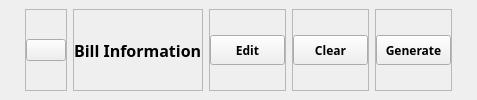
                                   <widget class="QWidget" name="wrapPresetHeader" native="true">
                                    <layout class="QVBoxLayout" name="verticalLayout_52">
                                     <property name="spacing">
                                      <number>6</number>
                                     </property>
                                     <property name="leftMargin">
                                      <number>25</number>
                                     </property>
                                     <property name="topMargin">
                                      <number>9</number>
                                     </property>
                                     <property name="rightMargin">
                                      <number>25</number>
                                     </property>
                                     <property name="bottomMargin">
                                      <number>9</number>
                                     </property>
                                     <item>
                                      <widget class="QWidget" name="widget_24" native="true">
                                       <layout class="QHBoxLayout" name="horizontalLayout_13">
                                        <property name="leftMargin">
                                         <number>0</number>
                                        </property>
                                        <property name="topMargin">
                                         <number>0</number>
                                        </property>
                                        <property name="rightMargin">
                                         <number>0</number>
                                        </property>
                                        <property name="bottomMargin">
                                         <number>0</number>
                                        </property>
                                        <item alignment="Qt::AlignLeft">
                                         <widget class="QWidget" name="widget_28" native="true">
                                          <layout class="QHBoxLayout" name="horizontalLayout_15">
                                           <property name="leftMargin">
                                            <number>0</number>
                                           </property>
                                           <property name="topMargin">
                                            <number>0</number>
                                           </property>
                                           <property name="rightMargin">
                                            <number>0</number>
                                           </property>
                                           <property name="bottomMargin">
                                            <number>0</number>
                                           </property>
                                           <item>
                                            <widget class="QFrame" name="frame_29">
                                             <property name="frameShape">
                                              <enum>QFrame::StyledPanel</enum>
                                             </property>
                                             <property name="frameShadow">
                                              <enum>QFrame::Raised</enum>
                                             </property>
                                             <layout class="QVBoxLayout" name="verticalLayout_56">
                                              <property name="leftMargin">
                                               <number>0</number>
                                              </property>
                                              <property name="topMargin">
                                               <number>0</number>
                                              </property>
                                              <property name="rightMargin">
                                               <number>0</number>
                                              </property>
                                              <property name="bottomMargin">
                                               <number>0</number>
                                              </property>
                                              <item>
                                               <widget class="QPushButton" name="pushButton_4">
                                                <property name="text">
                                                 <string/>
                                                </property>
                                                <property name="icon">
                                                 <iconset>
                                                  <normaloff>assets/icon/special/file-invoice-dollar-solid.svg</normaloff>assets/icon/special/file-invoice-dollar-solid.svg</iconset>
                                                </property>
                                                <property name="iconSize">
                                                 <size>
                                                  <width>25</width>
                                                  <height>25</height>
                                                 </size>
                                                </property>
                                               </widget>
                                              </item>
                                             </layout>
                                            </widget>
                                           </item>
                                           <item>
                                            <widget class="QFrame" name="frame_30">
                                             <property name="frameShape">
                                              <enum>QFrame::StyledPanel</enum>
                                             </property>
                                             <property name="frameShadow">
                                              <enum>QFrame::Raised</enum>
                                             </property>
                                             <layout class="QVBoxLayout" name="verticalLayout_57">
                                              <property name="leftMargin">
                                               <number>0</number>
                                              </property>
                                              <property name="topMargin">
                                               <number>0</number>
                                              </property>
                                              <property name="rightMargin">
                                               <number>0</number>
                                              </property>
                                              <property name="bottomMargin">
                                               <number>0</number>
                                              </property>
                                              <item>
                                               <widget class="QLabel" name="label_13">
                                                <property name="font">
                                                 <font>
                                                  <family>Prompt</family>
                                                  <pointsize>12</pointsize>
                                                  <bold>true</bold>
                                                 </font>
                                                </property>
                                                <property name="text">
                                                 <string>Bill Information</string>
                                                </property>
                                               </widget>
                                              </item>
                                             </layout>
                                            </widget>
                                           </item>
                                          </layout>
                                         </widget>
                                        </item>
                                        <item alignment="Qt::AlignRight">
                                         <widget class="QWidget" name="widget_27" native="true">
                                          <layout class="QHBoxLayout" name="horizontalLayout_14">
                                           <property name="leftMargin">
                                            <number>0</number>
                                           </property>
                                           <property name="topMargin">
                                            <number>0</number>
                                           </property>
                                           <property name="rightMargin">
                                            <number>0</number>
                                           </property>
                                           <property name="bottomMargin">
                                            <number>0</number>
                                           </property>
                                           <item>
                                            <widget class="QFrame" name="frame_26">
                                             <property name="frameShape">
                                              <enum>QFrame::StyledPanel</enum>
                                             </property>
                                             <property name="frameShadow">
                                              <enum>QFrame::Raised</enum>
                                             </property>
                                             <layout class="QVBoxLayout" name="verticalLayout_53">
                                              <property name="leftMargin">
                                               <number>0</number>
                                              </property>
                                              <property name="topMargin">
                                               <number>0</number>
                                              </property>
                                              <property name="rightMargin">
                                               <number>0</number>
                                              </property>
                                              <property name="bottomMargin">
                                               <number>0</number>
                                              </property>
                                              <item>
                                               <widget class="QPushButton" name="editProductPresetButton">
                                                <property name="minimumSize">
                                                 <size>
                                                  <width>75</width>
                                                  <height>30</height>
                                                 </size>
                                                </property>
                                                <property name="maximumSize">
                                                 <size>
                                                  <width>75</width>
                                                  <height>30</height>
                                                 </size>
                                                </property>
                                                <property name="font">
                                                 <font>
                                                  <family>Prompt</family>
                                                  <bold>true</bold>
                                                 </font>
                                                </property>
                                                <property name="cursor">
                                                 <cursorShape>PointingHandCursor</cursorShape>
                                                </property>
                                                <property name="text">
                                                 <string>Edit</string>
                                                </property>
                                               </widget>
                                              </item>
                                             </layout>
                                            </widget>
                                           </item>
                                           <item>
                                            <widget class="QFrame" name="frame_27">
                                             <property name="frameShape">
                                              <enum>QFrame::StyledPanel</enum>
                                             </property>
                                             <property name="frameShadow">
                                              <enum>QFrame::Raised</enum>
                                             </property>
                                             <layout class="QVBoxLayout" name="verticalLayout_54">
                                              <property name="leftMargin">
                                               <number>0</number>
                                              </property>
                                              <property name="topMargin">
                                               <number>0</number>
                                              </property>
                                              <property name="rightMargin">
                                               <number>0</number>
                                              </property>
                                              <property name="bottomMargin">
                                               <number>0</number>
                                              </property>
                                              <item>
                                               <widget class="QPushButton" name="clearProductPresetButton">
                                                <property name="minimumSize">
                                                 <size>
                                                  <width>75</width>
                                                  <height>30</height>
                                                 </size>
                                                </property>
                                                <property name="maximumSize">
                                                 <size>
                                                  <width>75</width>
                                                  <height>30</height>
                                                 </size>
                                                </property>
                                                <property name="font">
                                                 <font>
                                                  <family>Prompt</family>
                                                  <bold>true</bold>
                                                 </font>
                                                </property>
                                                <property name="cursor">
                                                 <cursorShape>PointingHandCursor</cursorShape>
                                                </property>
                                                <property name="text">
                                                 <string>Clear</string>
                                                </property>
                                               </widget>
                                              </item>
                                             </layout>
                                            </widget>
                                           </item>
                                           <item>
                                            <widget class="QFrame" name="frame_28">
                                             <property name="frameShape">
                                              <enum>QFrame::StyledPanel</enum>
                                             </property>
                                             <property name="frameShadow">
                                              <enum>QFrame::Raised</enum>
                                             </property>
                                             <layout class="QVBoxLayout" name="verticalLayout_55">
                                              <property name="leftMargin">
                                               <number>0</number>
                                              </property>
                                              <property name="topMargin">
                                               <number>0</number>
                                              </property>
                                              <property name="rightMargin">
                                               <number>0</number>
                                              </property>
                                              <property name="bottomMargin">
                                               <number>0</number>
                                              </property>
                                              <item>
                                               <widget class="QPushButton" name="generatePresetButton">
                                                <property name="minimumSize">
                                                 <size>
                                                  <width>75</width>
                                                  <height>30</height>
                                                 </size>
                                                </property>
                                                <property name="maximumSize">
                                                 <size>
                                                  <width>75</width>
                                                  <height>30</height>
                                                 </size>
                                                </property>
                                                <property name="font">
                                                 <font>
                                                  <family>Prompt</family>
                                                  <bold>true</bold>
                                                 </font>
                                                </property>
                                                <property name="cursor">
                                                 <cursorShape>PointingHandCursor</cursorShape>
                                                </property>
                                                <property name="text">
                                                 <string>Generate</string>
                                                </property>
                                               </widget>
                                              </item>
                                             </layout>
                                            </widget>
                                           </item>
                                          </layout>
                                         </widget>
                                        </item>
                                       </layout>
                                      </widget>
                                     </item>
                                    </layout>
                                   </widget>
